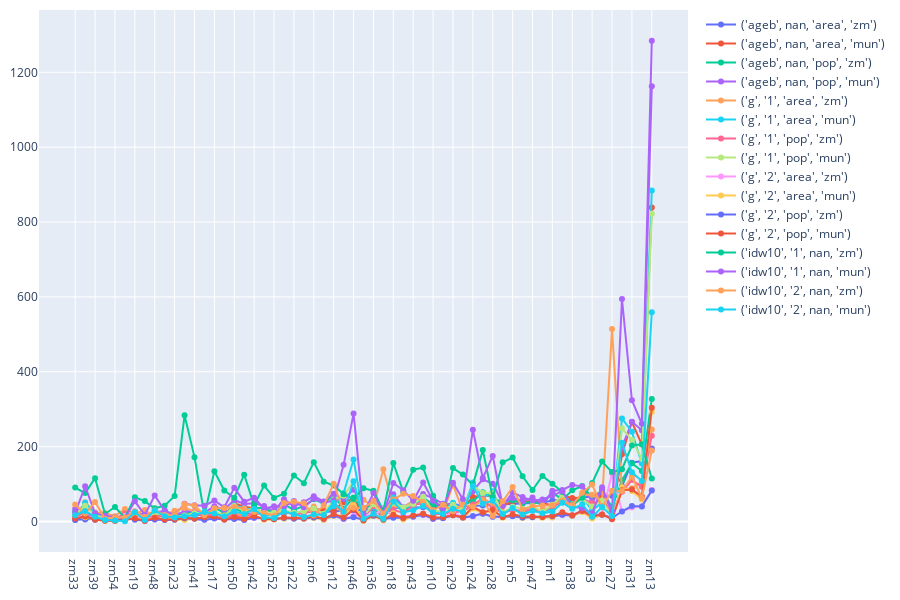

Here is the notebook cell this chart was saved with:
### Code cell
sort_col = Mean_number_hot.columns[0]
Mean_number_hot=Mean_number_hot.sort_values(sort_col)
print(sort_col)

draw_scatter(Mean_number_hot)

### Figure 1 — Plotly figure (JSON) as saved in the notebook; plotly's stock layout.template omitted (floating-point values rounded to 4 significant figures)
{"data": [{"mode": "lines+markers", "name": "('ageb', nan, 'area', 'zm')", "type": "scatter", "x": ["zm33", "zm20", "zm39", "zm59", "zm54", "zm58", "zm19", "zm16", "zm48", "zm35", "zm23", "zm40", "zm41", "zm53", "zm17", "zm26", "zm50", "zm49", "zm42", "zm30", "zm52", "zm37", "zm22", "zm7", "zm6", "zm56", "zm12", "zm32", "zm46", "zm9", "zm36", "zm15", "zm18", "zm51", "zm43", "zm55", "zm10", "zm8", "zm29", "zm57", "zm24", "zm4", "zm28", "zm44", "zm5", "zm25", "zm47", "zm45", "zm1", "zm2", "zm38", "zm11", "zm3", "zm14", "zm27", "zm34", "zm31", "zm21", "zm13"], "y": [4.542, 5.125, 6.667, 7.833, 10.04, 11.88, 11.88, 12.29, 15.17, 15.67, 15.79, 15.96, 16.75, 17.54, 18.96, 19.67, 19.79, 20.96, 21, 21.38, 23, 23.04, 23.5, 24.5, 25.33, 26.88, 27.08, 29.46, 29.62, 30.42, 32.46, 35.08, 35.96, 37, 37.12, 38.12, 38.25, 39.54, 40.17, 41.96, 42.38, 42.54, 45.12, 45.79, 46.33, 47.54, 49.67, 50.54, 56.25, 58.58, 59.29, 63.96, 67.04, 68.83, 69, 94.54, 157.2, 161.6, 195]}, {"mode": "lines+markers", "name": "('ageb', nan, 'area', 'mun')", "type": "scatter", "x": ["zm33", "zm20", "zm39", "zm59", "zm54", "zm58", "zm19", "zm16", "zm48", "zm35", "zm23", "zm40", "zm41", "zm53", "zm17", "zm26", "zm50", "zm49", "zm42", "zm30", "zm52", "zm37", "zm22", "zm7", "zm6", "zm56", "zm12", "zm32", "zm46", "zm9", "zm36", "zm15", "zm18", "zm51", "zm43", "zm55", "zm10", "zm8", "zm29", "zm57", "zm24", "zm4", "zm28", "zm44", "zm5", "zm25", "zm47", "zm45", "zm1", "zm2", "zm38", "zm11", "zm3", "zm14", "zm27", "zm34", "zm31", "zm21", "zm13"], "y": [14.83, 22.58, 7.75, 8.167, 10, 8, 18.25, 12.08, 23.75, 14.92, 10.75, 13.25, 21.54, 19.75, 22.42, 14.62, 48.12, 40.46, 34.96, 23.71, 25.88, 26.29, 23.29, 26.92, 35.21, 29, 29.12, 51.71, 62.33, 16, 37.33, 9, 46.96, 28.25, 46.42, 48.08, 44.75, 45.33, 40.75, 36.71, 65.5, 69.42, 68.75, 41.58, 53.83, 52.08, 56.12, 49.17, 43.21, 69.88, 62.54, 63.67, 41.29, 63.54, 16.38, 179.4, 265.7, 205.5, 839.1]}, {"mode": "lines+markers", "name": "('ageb', nan, 'pop', 'zm')", "type": "scatter", "x": ["zm33", "zm20", "zm39", "zm59", "zm54", "zm58", "zm19", "zm16", "zm48", "zm35", "zm23", "zm40", "zm41", "zm53", "zm17", "zm26", "zm50", "zm49", "zm42", "zm30", "zm52", "zm37", "zm22", "zm7", "zm6", "zm56", "zm12", "zm32", "zm46", "zm9", "zm36", "zm15", "zm18", "zm51", "zm43", "zm55", "zm10", "zm8", "zm29", "zm57", "zm24", "zm4", "zm28", "zm44", "zm5", "zm25", "zm47", "zm45", "zm1", "zm2", "zm38", "zm11", "zm3", "zm14", "zm27", "zm34", "zm31", "zm21", "zm13"], "y": [27, 23.88, 10.62, 12.46, 8.083, 14.25, 24.71, 17.29, 17.58, 28.21, 17.75, 21.29, 25.54, 18.5, 36.88, 23.08, 35.62, 22.75, 34.79, 37.17, 20.71, 45.04, 31.79, 41.08, 59.29, 48.83, 70, 34.33, 64.46, 27.46, 53.83, 19.83, 51.33, 34.17, 41.21, 63.38, 45.67, 36.75, 33.29, 45.58, 53.71, 78.25, 63.17, 51.08, 56.67, 49.54, 52.79, 45.92, 77.62, 58.46, 83.29, 94.75, 64.92, 82.29, 38.33, 110, 155.6, 135.0, 327.5]}, {"mode": "lines+markers", "name": "('ageb', nan, 'pop', 'mun')", "type": "scatter", "x": ["zm33", "zm20", "zm39", "zm59", "zm54", "zm58", "zm19", "zm16", "zm48", "zm35", "zm23", "zm40", "zm41", "zm53", "zm17", "zm26", "zm50", "zm49", "zm42", "zm30", "zm52", "zm37", "zm22", "zm7", "zm6", "zm56", "zm12", "zm32", "zm46", "zm9", "zm36", "zm15", "zm18", "zm51", "zm43", "zm55", "zm10", "zm8", "zm29", "zm57", "zm24", "zm4", "zm28", "zm44", "zm5", "zm25", "zm47", "zm45", "zm1", "zm2", "zm38", "zm11", "zm3", "zm14", "zm27", "zm34", "zm31", "zm21", "zm13"], "y": [34.08, 24.96, 12.75, 12.17, 12.88, 8.625, 26.88, 14.88, 25.88, 26.83, 17.04, 26.67, 28.33, 23.25, 41, 31.83, 57.46, 46.79, 49.08, 41.17, 27.79, 59.54, 40.29, 51.79, 67.75, 53.62, 74.08, 60.08, 85.17, 35.38, 56, 15.67, 73.04, 37.96, 54.54, 73.62, 62.08, 47.79, 46.83, 42.83, 80.92, 112.9, 100.8, 48.79, 62.96, 54.08, 64.08, 44.17, 82, 84.33, 97.58, 93.88, 53.29, 85.38, 23.71, 198.5, 266.3, 243.8, 1162.0]}, {"mode": "lines+markers", "name": "('g', '1', 'area', 'zm')", "type": "scatter", "x": ["zm33", "zm20", "zm39", "zm59", "zm54", "zm58", "zm19", "zm16", "zm48", "zm35", "zm23", "zm40", "zm41", "zm53", "zm17", "zm26", "zm50", "zm49", "zm42", "zm30", "zm52", "zm37", "zm22", "zm7", "zm6", "zm56", "zm12", "zm32", "zm46", "zm9", "zm36", "zm15", "zm18", "zm51", "zm43", "zm55", "zm10", "zm8", "zm29", "zm57", "zm24", "zm4", "zm28", "zm44", "zm5", "zm25", "zm47", "zm45", "zm1", "zm2", "zm38", "zm11", "zm3", "zm14", "zm27", "zm34", "zm31", "zm21", "zm13"], "y": [13.46, 51.29, 24.08, 22.92, 14.38, 33.54, 21, 30.5, 12.38, 16.96, 28.62, 36.46, 27.12, 11.88, 23.08, 17.08, 22.5, 15.83, 20.88, 19.88, 18.21, 27.62, 22.42, 26.5, 39.96, 17.17, 49.5, 17.62, 56.62, 58.08, 39.67, 139.6, 40.21, 35.88, 55.5, 51.25, 17.46, 23.88, 98.54, 27.17, 42.33, 62.79, 46.25, 25.42, 31.5, 26, 31.12, 30.67, 40.46, 52.54, 42.92, 72.25, 71.58, 55.58, 514.1, 85.25, 88.96, 106.2, 245.8]}, {"mode": "lines+markers", "name": "('g', '1', 'area', 'mun')", "type": "scatter", "x": ["zm33", "zm20", "zm39", "zm59", "zm54", "zm58", "zm19", "zm16", "zm48", "zm35", "zm23", "zm40", "zm41", "zm53", "zm17", "zm26", "zm50", "zm49", "zm42", "zm30", "zm52", "zm37", "zm22", "zm7", "zm6", "zm56", "zm12", "zm32", "zm46", "zm9", "zm36", "zm15", "zm18", "zm51", "zm43", "zm55", "zm10", "zm8", "zm29", "zm57", "zm24", "zm4", "zm28", "zm44", "zm5", "zm25", "zm47", "zm45", "zm1", "zm2", "zm38", "zm11", "zm3", "zm14", "zm27", "zm34", "zm31", "zm21", "zm13"], "y": [12.12, 50.17, 20.46, 11, 8, 15, 24.5, 12.83, 20.96, 19.83, 7.583, 15.88, 19.96, 17.33, 22.25, 9.875, 42.54, 35.62, 31.5, 16.38, 18.12, 22.88, 24.25, 26.04, 31, 17.25, 40.96, 76.25, 165.8, 14, 37.71, 13.96, 64.5, 35.17, 43.46, 62.33, 25.71, 28.71, 49.92, 30.75, 104.3, 62.92, 80.58, 19.08, 34.54, 23.67, 34.17, 24.71, 34.58, 60.54, 42.17, 65, 29.21, 51.12, 27.12, 275.4, 239.5, 155.1, 884.1]}, {"mode": "lines+markers", "name": "('g', '1', 'pop', 'zm')", "type": "scatter", "x": ["zm33", "zm20", "zm39", "zm59", "zm54", "zm58", "zm19", "zm16", "zm48", "zm35", "zm23", "zm40", "zm41", "zm53", "zm17", "zm26", "zm50", "zm49", "zm42", "zm30", "zm52", "zm37", "zm22", "zm7", "zm6", "zm56", "zm12", "zm32", "zm46", "zm9", "zm36", "zm15", "zm18", "zm51", "zm43", "zm55", "zm10", "zm8", "zm29", "zm57", "zm24", "zm4", "zm28", "zm44", "zm5", "zm25", "zm47", "zm45", "zm1", "zm2", "zm38", "zm11", "zm3", "zm14", "zm27", "zm34", "zm31", "zm21", "zm13"], "y": [13.08, 26.33, 13.33, 9.042, 7.125, 21.71, 10.12, 8.458, 13.83, 13.88, 10.17, 13.67, 23.42, 12.75, 21.08, 11.92, 15.83, 12.17, 21.75, 22.17, 20.58, 26.04, 18.96, 22.88, 29.04, 18.17, 52.88, 20.62, 35.71, 11.04, 40.79, 22.17, 30.5, 23.54, 41.96, 53.58, 18.5, 21.12, 24.46, 27.46, 45.75, 60.38, 34.42, 24.08, 30.46, 28.29, 32.33, 26.96, 39.67, 51.33, 45.08, 61.25, 48.88, 52.96, 26.62, 79.25, 110.8, 92.88, 229.4]}, {"mode": "lines+markers", "name": "('g', '1', 'pop', 'mun')", "type": "scatter", "x": ["zm33", "zm20", "zm39", "zm59", "zm54", "zm58", "zm19", "zm16", "zm48", "zm35", "zm23", "zm40", "zm41", "zm53", "zm17", "zm26", "zm50", "zm49", "zm42", "zm30", "zm52", "zm37", "zm22", "zm7", "zm6", "zm56", "zm12", "zm32", "zm46", "zm9", "zm36", "zm15", "zm18", "zm51", "zm43", "zm55", "zm10", "zm8", "zm29", "zm57", "zm24", "zm4", "zm28", "zm44", "zm5", "zm25", "zm47", "zm45", "zm1", "zm2", "zm38", "zm11", "zm3", "zm14", "zm27", "zm34", "zm31", "zm21", "zm13"], "y": [17.38, 42.21, 16, 9.833, 9, 10.67, 20.25, 9.875, 23.38, 18.38, 11.42, 16.12, 22.21, 23.25, 27.79, 14.58, 41.71, 28, 34.79, 23.67, 23.38, 29.29, 23.62, 27.25, 34.75, 20.46, 58.75, 68.75, 106.5, 15.33, 46, 16.12, 49.75, 37.54, 47.08, 65.92, 27.96, 28.79, 44.54, 32.88, 95.62, 76.17, 76.79, 23.12, 39.79, 33.92, 42.17, 25.79, 44.96, 69.62, 46.17, 60.75, 40.17, 55.92, 14.88, 249, 218, 167.3, 822.0]}, {"mode": "lines+markers", "name": "('g', '2', 'area', 'zm')", "type": "scatter", "x": ["zm33", "zm20", "zm39", "zm59", "zm54", "zm58", "zm19", "zm16", "zm48", "zm35", "zm23", "zm40", "zm41", "zm53", "zm17", "zm26", "zm50", "zm49", "zm42", "zm30", "zm52", "zm37", "zm22", "zm7", "zm6", "zm56", "zm12", "zm32", "zm46", "zm9", "zm36", "zm15", "zm18", "zm51", "zm43", "zm55", "zm10", "zm8", "zm29", "zm57", "zm24", "zm4", "zm28", "zm44", "zm5", "zm25", "zm47", "zm45", "zm1", "zm2", "zm38", "zm11", "zm3", "zm14", "zm27", "zm34", "zm31", "zm21", "zm13"], "y": [7.042, 16.83, 7.667, 8.958, 3.208, 14.71, 12.42, 11.17, 5.708, 4.458, 9.208, 9.583, 8.458, 4.833, 8.458, 6.417, 7.5, 5.292, 9.417, 8.792, 7.167, 9.75, 8.667, 7.292, 10.5, 8, 16.25, 6.417, 15.25, 18.33, 15.04, 34.58, 12.5, 14.58, 15.46, 17.58, 6.875, 10.29, 25.88, 10.21, 13.12, 21.54, 13.04, 13.29, 15.17, 10.42, 11.96, 12.83, 13.62, 17.29, 15.88, 28.62, 20.58, 18.75, 128.2, 27.21, 37.21, 41.04, 84.42]}, {"mode": "lines+markers", "name": "('g', '2', 'area', 'mun')", "type": "scatter", "x": ["zm33", "zm20", "zm39", "zm59", "zm54", "zm58", "zm19", "zm16", "zm48", "zm35", "zm23", "zm40", "zm41", "zm53", "zm17", "zm26", "zm50", "zm49", "zm42", "zm30", "zm52", "zm37", "zm22", "zm7", "zm6", "zm56", "zm12", "zm32", "zm46", "zm9", "zm36", "zm15", "zm18", "zm51", "zm43", "zm55", "zm10", "zm8", "zm29", "zm57", "zm24", "zm4", "zm28", "zm44", "zm5", "zm25", "zm47", "zm45", "zm1", "zm2", "zm38", "zm11", "zm3", "zm14", "zm27", "zm34", "zm31", "zm21", "zm13"], "y": [8.125, 11.42, 5, 2, 1, 6, 10.46, 3, 10.21, 5.958, 4.833, 4.042, 7.25, 9.125, 11.58, 5.083, 10.08, 8, 14.12, 4.917, 5.125, 7.5, 9.75, 7.5, 9.708, 4.083, 14.46, 12.5, 43.08, 2, 14, 3.292, 22.33, 5.208, 13.5, 20.5, 9.375, 9.333, 16.62, 9.708, 34.83, 22.54, 29.29, 9.958, 16, 9.292, 11.21, 10.25, 10.46, 19.79, 14.75, 25.58, 8, 17.79, 9.125, 91.25, 81.62, 58.67, 293.3]}, {"mode": "lines+markers", "name": "('g', '2', 'pop', 'zm')", "type": "scatter", "x": ["zm33", "zm20", "zm39", "zm59", "zm54", "zm58", "zm19", "zm16", "zm48", "zm35", "zm23", "zm40", "zm41", "zm53", "zm17", "zm26", "zm50", "zm49", "zm42", "zm30", "zm52", "zm37", "zm22", "zm7", "zm6", "zm56", "zm12", "zm32", "zm46", "zm9", "zm36", "zm15", "zm18", "zm51", "zm43", "zm55", "zm10", "zm8", "zm29", "zm57", "zm24", "zm4", "zm28", "zm44", "zm5", "zm25", "zm47", "zm45", "zm1", "zm2", "zm38", "zm11", "zm3", "zm14", "zm27", "zm34", "zm31", "zm21", "zm13"], "y": [4, 15.21, 4.583, 3.167, 3, 9.542, 4.583, 2.25, 5.667, 4.333, 4.708, 8.917, 7.333, 4.417, 8.25, 5.208, 6.667, 4.333, 9.833, 7.875, 6.542, 9.625, 7.625, 7.958, 10.83, 7.167, 15.96, 7.5, 11.67, 4.625, 15.46, 6.75, 9.75, 10.33, 13, 18.33, 7.5, 8.833, 16.67, 10.46, 14.75, 21.08, 12.83, 12.54, 14.21, 10.5, 11.5, 12.54, 13.96, 18, 16.38, 28.58, 16.33, 18.38, 9.375, 26.88, 41.38, 40.42, 82.96]}, {"mode": "lines+markers", "name": "('g', '2', 'pop', 'mun')", "type": "scatter", "x": ["zm33", "zm20", "zm39", "zm59", "zm54", "zm58", "zm19", "zm16", "zm48", "zm35", "zm23", "zm40", "zm41", "zm53", "zm17", "zm26", "zm50", "zm49", "zm42", "zm30", "zm52", "zm37", "zm22", "zm7", "zm6", "zm56", "zm12", "zm32", "zm46", "zm9", "zm36", "zm15", "zm18", "zm51", "zm43", "zm55", "zm10", "zm8", "zm29", "zm57", "zm24", "zm4", "zm28", "zm44", "zm5", "zm25", "zm47", "zm45", "zm1", "zm2", "zm38", "zm11", "zm3", "zm14", "zm27", "zm34", "zm31", "zm21", "zm13"], "y": [7.958, 13.71, 5.542, 2, 2, 4, 8.625, 1.625, 9.917, 5.333, 6, 9.75, 8, 11.67, 13.54, 5.667, 12.29, 7, 14.75, 6.667, 5.792, 11.04, 9.917, 8.792, 14.21, 7.458, 20, 10.71, 32.17, 3, 17.96, 5, 18.25, 9.333, 16.25, 20.71, 10.62, 11.21, 16.71, 11.75, 39.42, 25.04, 30.79, 11.79, 18.75, 14.29, 13.62, 12, 15.21, 24.58, 17.04, 28.29, 13.29, 18.83, 6.042, 83.25, 85.29, 66.92, 304.2]}, {"mode": "lines+markers", "name": "('idw10', '1', nan, 'zm')", "type": "scatter", "x": ["zm33", "zm20", "zm39", "zm59", "zm54", "zm58", "zm19", "zm16", "zm48", "zm35", "zm23", "zm40", "zm41", "zm53", "zm17", "zm26", "zm50", "zm49", "zm42", "zm30", "zm52", "zm37", "zm22", "zm7", "zm6", "zm56", "zm12", "zm32", "zm46", "zm9", "zm36", "zm15", "zm18", "zm51", "zm43", "zm55", "zm10", "zm8", "zm29", "zm57", "zm24", "zm4", "zm28", "zm44", "zm5", "zm25", "zm47", "zm45", "zm1", "zm2", "zm38", "zm11", "zm3", "zm14", "zm27", "zm34", "zm31", "zm21", "zm13"], "y": [90.67, 76, 115.9, 20.17, 38.67, 10, 64.88, 54.58, 35.25, 42.29, 68.12, 283.8, 172, 17.62, 134.3, 82.88, 63.62, 125.2, 42.75, 95.92, 63.08, 74.08, 123.0, 102.1, 158.6, 106.1, 96.25, 72.79, 60.21, 88.75, 82.29, 28.29, 156.5, 79.04, 138.3, 144.1, 68.62, 20.04, 142.7, 125.4, 97.25, 190.8, 63.96, 158.1, 170.8, 120.8, 84, 121.8, 100.7, 78.71, 44.54, 63.54, 103.2, 160.1, 132.0, 139.3, 203.1, 206.4, 114.8]}, {"mode": "lines+markers", "name": "('idw10', '1', nan, 'mun')", "type": "scatter", "x": ["zm33", "zm20", "zm39", "zm59", "zm54", "zm58", "zm19", "zm16", "zm48", "zm35", "zm23", "zm40", "zm41", "zm53", "zm17", "zm26", "zm50", "zm49", "zm42", "zm30", "zm52", "zm37", "zm22", "zm7", "zm6", "zm56", "zm12", "zm32", "zm46", "zm9", "zm36", "zm15", "zm18", "zm51", "zm43", "zm55", "zm10", "zm8", "zm29", "zm57", "zm24", "zm4", "zm28", "zm44", "zm5", "zm25", "zm47", "zm45", "zm1", "zm2", "zm38", "zm11", "zm3", "zm14", "zm27", "zm34", "zm31", "zm21", "zm13"], "y": [23.71, 94.04, 22.08, 15.71, 12, 9, 53.88, 17.62, 69.5, 29.17, 17.08, 47.29, 43.25, 42.46, 55.92, 38.25, 89.92, 53.04, 63.5, 34.04, 40.62, 39.54, 55.04, 38.29, 60.71, 50.29, 55.92, 151.4, 288.2, 21.04, 75.88, 20, 102.7, 83.75, 55.29, 104, 55.17, 33.92, 103.3, 59.33, 245, 116.0, 175.0, 41.92, 77.38, 65.29, 55.92, 58.75, 69.38, 81, 39.5, 36.04, 22.42, 91.25, 28.62, 594.2, 324.0, 261.1, 1284]}, {"mode": "lines+markers", "name": "('idw10', '2', nan, 'zm')", "type": "scatter", "x": ["zm33", "zm20", "zm39", "zm59", "zm54", "zm58", "zm19", "zm16", "zm48", "zm35", "zm23", "zm40", "zm41", "zm53", "zm17", "zm26", "zm50", "zm49", "zm42", "zm30", "zm52", "zm37", "zm22", "zm7", "zm6", "zm56", "zm12", "zm32", "zm46", "zm9", "zm36", "zm15", "zm18", "zm51", "zm43", "zm55", "zm10", "zm8", "zm29", "zm57", "zm24", "zm4", "zm28", "zm44", "zm5", "zm25", "zm47", "zm45", "zm1", "zm2", "zm38", "zm11", "zm3", "zm14", "zm27", "zm34", "zm31", "zm21", "zm13"], "y": [45.29, 21.33, 52.33, 7.167, 11.12, 11, 26.58, 12.04, 29.83, 17.54, 16.54, 46.54, 43.12, 16.58, 35.17, 35.83, 38.71, 35, 25.17, 22.88, 15.33, 49.58, 52.92, 48.58, 17, 42.62, 101.1, 26.88, 36.54, 36.25, 54.92, 21, 58.67, 73.88, 67.88, 52.08, 30, 44.62, 27.67, 45.08, 40.21, 57.21, 14.71, 54.38, 91.92, 32.25, 40, 42.88, 43.79, 56.21, 43.17, 76.58, 98.79, 37.42, 82.29, 81.62, 120.2, 62.88, 189.8]}, {"mode": "lines+markers", "name": "('idw10', '2', nan, 'mun')", "type": "scatter", "x": ["zm33", "zm20", "zm39", "zm59", "zm54", "zm58", "zm19", "zm16", "zm48", "zm35", "zm23", "zm40", "zm41", "zm53", "zm17", "zm26", "zm50", "zm49", "zm42", "zm30", "zm52", "zm37", "zm22", "zm7", "zm6", "zm56", "zm12", "zm32", "zm46", "zm9", "zm36", "zm15", "zm18", "zm51", "zm43", "zm55", "zm10", "zm8", "zm29", "zm57", "zm24", "zm4", "zm28", "zm44", "zm5", "zm25", "zm47", "zm45", "zm1", "zm2", "zm38", "zm11", "zm3", "zm14", "zm27", "zm34", "zm31", "zm21", "zm13"], "y": [16.67, 27.88, 12.62, 4, 3, 1, 24.46, 4, 29.67, 14.42, 11, 14.38, 17.71, 25.54, 21.67, 13.79, 27.08, 20.08, 33.75, 11.33, 9.667, 26.96, 19.75, 11.96, 18.79, 17.42, 50.17, 25.96, 107.5, 7.167, 20.5, 7.042, 53.17, 24.54, 30.12, 41.71, 23.88, 20.12, 33.83, 25.67, 95.08, 47.75, 55.79, 20.42, 35.92, 18.67, 28.58, 22.29, 26.62, 50.12, 33.92, 46.21, 12.58, 38.54, 14.75, 210.7, 131.4, 107.9, 559]}], "layout": {"height": 600, "margin": {"b": 10, "l": 10, "r": 100, "t": 10}}}
